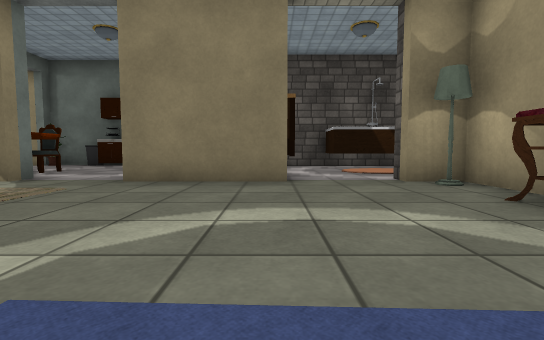
View 1 (above)

17 first-person views from a walk through a 3-D level made in the Unity game engine. The camera is 0.51 m above the floor, tilts 4° down and sees 85° across. The floor is counted in squares, 1 m on a side. Each view is taken from the middle of a square. On the plan, view 1 faces up. The plan holds only what a view shows up to about 9 squares ahead; the rest is blank. The player character is not drawn. Some surface patterns are stand-ins.

View 2
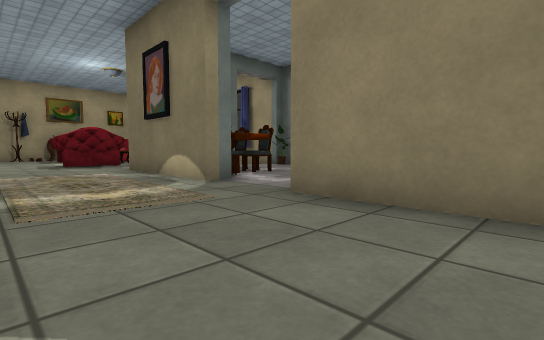

View 3
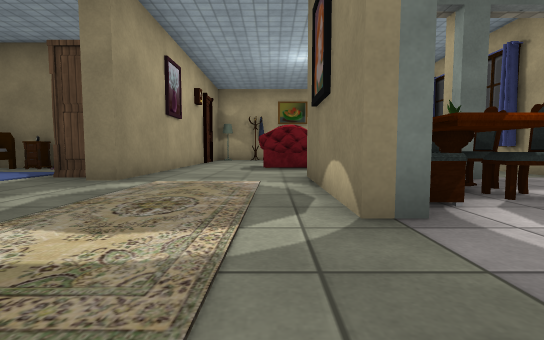

View 4
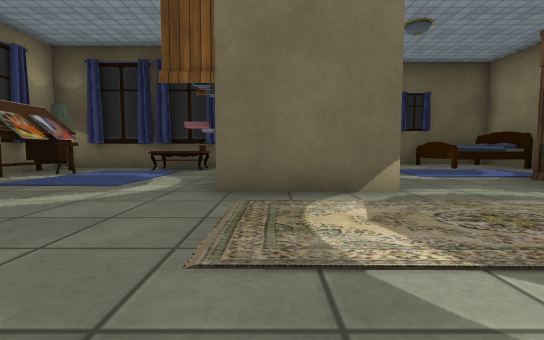

View 5
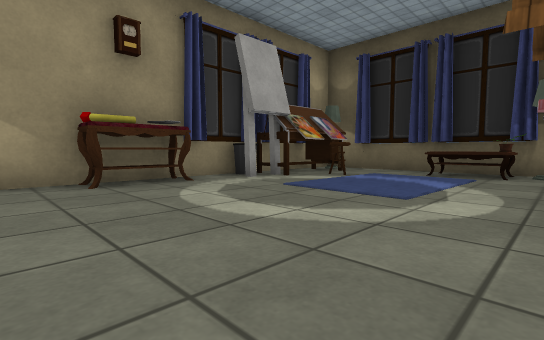

View 6
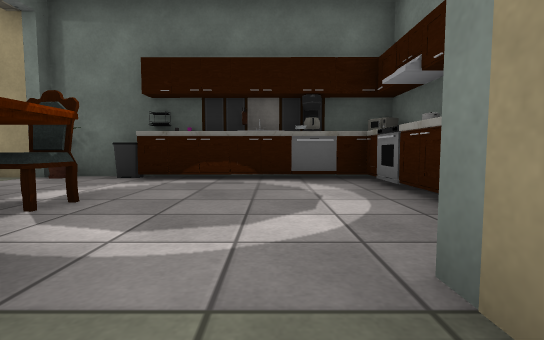

View 7
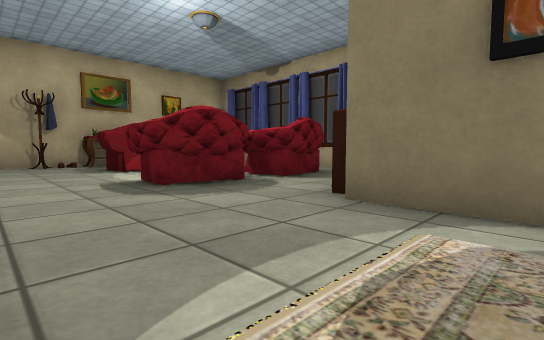

View 8
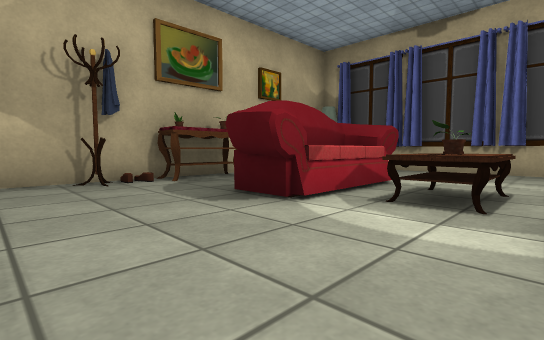

View 9
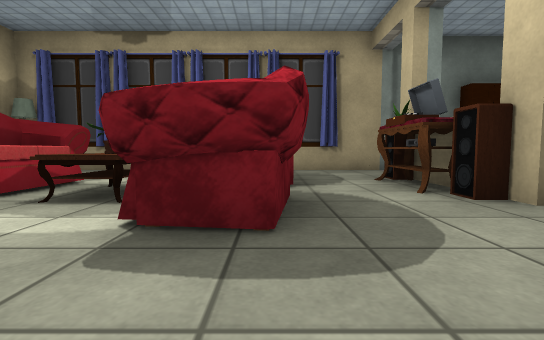

View 10
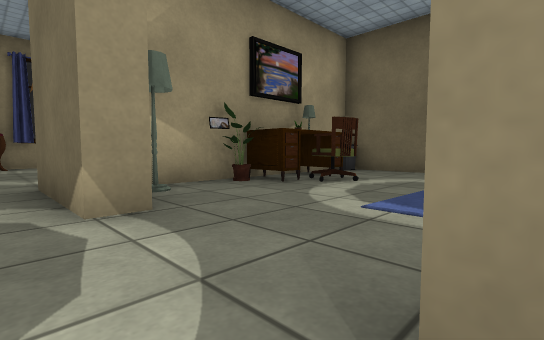

View 11
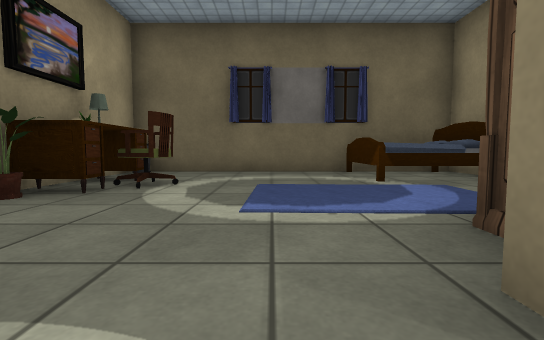

View 12
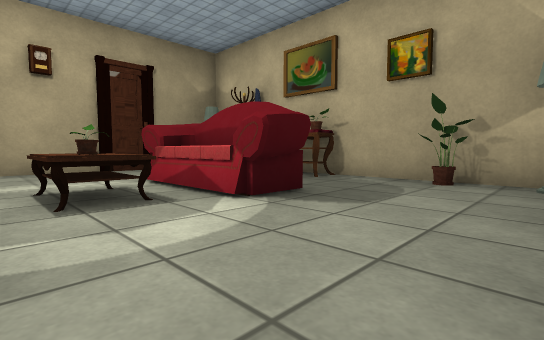

View 13
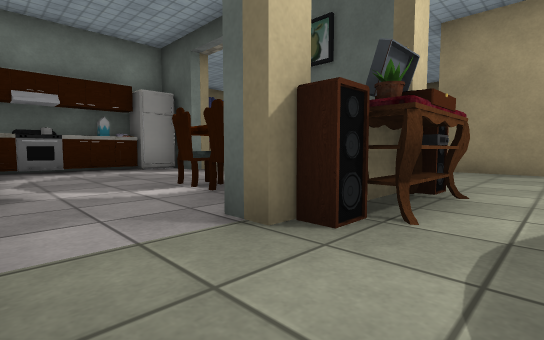

View 14
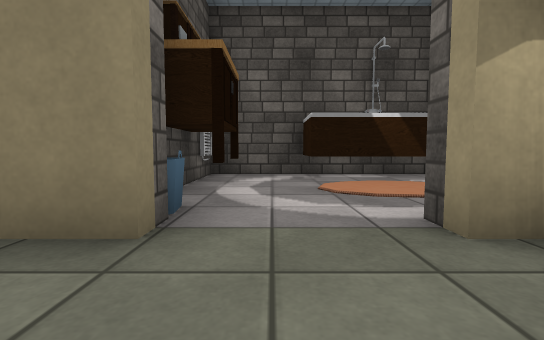

View 15
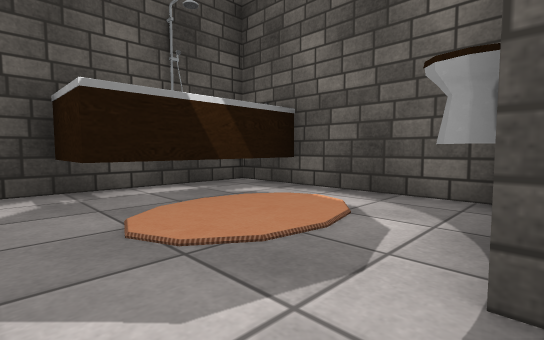

View 16
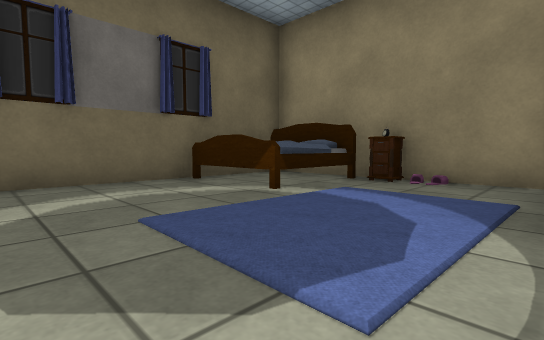

View 17
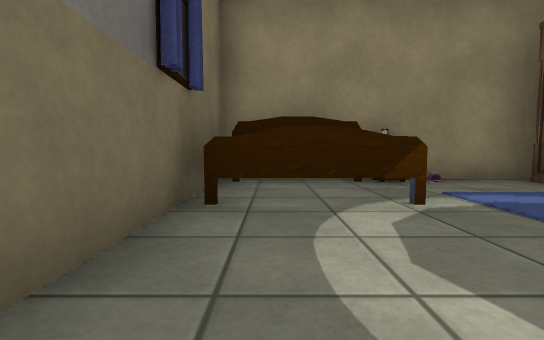

### Floor plan
Points are (right, up) in squares from view 1. A wall is a line through its corners. A room is listed if a view was taken in it or the views show most of it. See-through windows are left out.
Room 1 (views 1, 2, 3, 4, 5, 6, 7, 8, 9, 10, 11, 12, 13, 14, 15, 16, 17)
walls: (-4.5, 0.9) (-4.5, 1.5) (-2.5, 1.5); (-4.2, 5.2) (-4.2, 4.7) (-7.6, 4.7); (-0.4, 4.7) (-2.3, 4.7) (-2.3, 5.2) (-1.4, 5.2); (-7.6, 7.6) (-7, 7.6); (-10.1, 0.5) (-10.1, -4.8) (-3, -4.8); (-0.2, 7.5) (-0.2, 6.5); (-5.5, 9.6) (-6.9, 9.6); (-7.1, 9.3) (-14.6, 9.3); (0.5, 7.4) (0.5, 6.2) (-0.1, 6.2); (0.4, -3.3) (1.5, -3.3); (-14, 1.5) (-6.8, 1.5) (-6.8, 0.9); (3, -1.5) (3, 4.7) (2.1, 4.7) (2.1, 5.2); (4.4, 5.6) (4.4, 9.1) (-0.2, 9.1); (-16.2, 8.6) (-16.2, 3.4)
objects: other object (-16, 2); other object (-16, 3); other object (-16, 5); lamp (-16, 9); sofa (-14, 4) to (-13, 7); curtain (-14, 9); table (-12, 5) to (-11, 6); curtain (-12, 9); armchair (-11, 4) to (-10, 5); armchair (-11, 6) to (-10, 7); curtain (-10, 9); bed (-9, -4) to (-8, -3); other object (-9, -2); wardrobe (-9, 0) to (-8, 0); speaker (-8, 5); other object (-8, 6); speaker (-8, 7); sofa (-7, 6); other object (-7, 9); other object (-6, 6) to (-6, 7); other object (-5, 6) to (-5, 7); other object (-5, 8); other object (-5, 9); desk (-4, -3) to (-3, -2); other object (-4, 9) to (-3, 10); other object (-3, -4); lamp (-3, -3); other object (-3, -1); lamp (-3, 0); lamp (-2, -3); other object (-2, -1); other object (-2, 1); fridge (-2, 6); other object (-2, 9) to (-1, 9); table (-1, -3) to (0, -2); other object (-1, 6); other object (-1, 7); other object (-1, 8); curtain (0, -3); other object (0, 5); other object (0, 8); rug (1, -2) to (1, -1); curtain (2, -3); table (2, -2) to (2, 0); bathtub (2, 8) to (4, 9); lamp (3, -3); curtain (3, -2); other object (3, 2); lamp (3, 4); other object (4, 5)

Positions as (right, up) in squares from view 1, and headings:
1: (0, 0), facing up
2: (0, 2), facing up-left
3: (-2, 4), facing left
4: (-3, 5), facing down
5: (-2, 4), facing down-right
6: (-3, 4), facing up
7: (-6, 2), facing up-left
8: (-11, 2), facing up-left
9: (-10, 2), facing up
10: (-7, 2), facing down-right
11: (-6, 2), facing down
12: (-11, 9), facing down-left
13: (-9, 9), facing down-right
14: (1, 3), facing up
15: (1, 5), facing up-right
16: (-5, 0), facing down-left
17: (-5, -4), facing left
